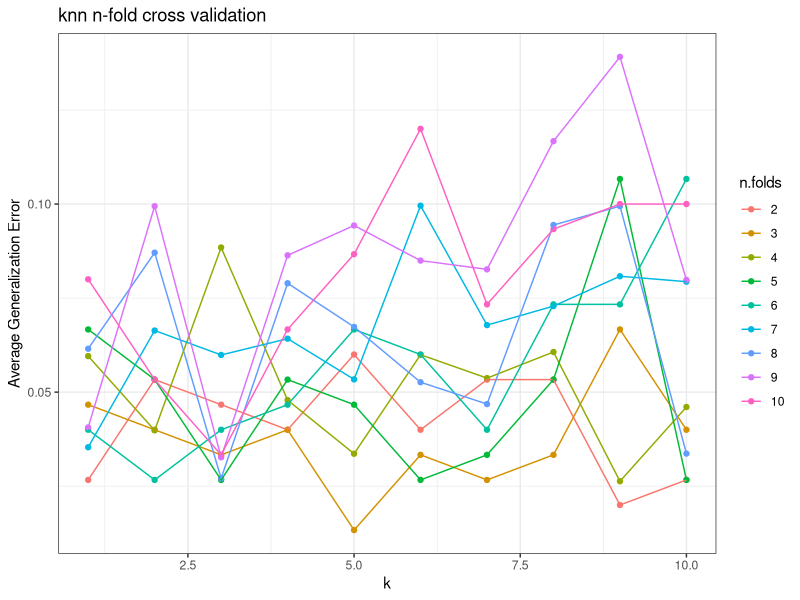

Write the R code that produced this figure.
library(class)
library(ggplot2)

#################################################
# Manual parameters and data load
#################################################

data <- iris                # create copy of iris dataframe

set.seed(1)         # initialize random seed for consistency
max.folds <- 10
max.k <- 10

#################################################
# Functions
#################################################

knn.wrapper <- function(testPartitionNum, k, dframe, labelcol) {
  labels <- dframe[, labelcol]    
  
  train.index <- which(dframe$partition.num != testPartitionNum)
  test.index <- which(dframe$partition.num == testPartitionNum)

  train.labels <- dframe[train.index, labelcol]      # extract training set labels
  test.labels <- dframe[test.index, labelcol]        # extract test set labels
    
  dframe[, labelcol] <- NULL                         # remove labels from feature set
  
  train.data <- dframe[train.index,]                 # perform train/test split
  test.data <- dframe[test.index,]                   # note use of neg index...different than Python!

  knn.fit <- knn(train = train.data,  # training set, not parition x
                 test = test.data,    # test set, partition x
                 cl = train.labels,   # true labels
                 k = k)               # number of NN to poll

  this.err <- sum(test.labels != knn.fit) / length(test.labels)    # gzn err
  
  cat('\n', 'Parameters: Test Partition = ', testPartitionNum, ', k = ', k, sep='')     # print params
  cat('\n', 'Error = ', this.err, sep='')     # print params
  print(table(test.labels, knn.fit))          # print confusion matrix   
  
  return(this.err)
}

knn.nfold <- function(n, k, dframe, labelcol) {
  # create n-fold partition of dataset
  # perform knn classification n times
  # n-fold generalization error = average over all iterations

  sampleSize <- nrow(data)     # total number of rows
  
  dframe <- dframe[sample(sampleSize),] # shuffle data
  dframe$partition.num <- rep(1:n, rep(ceiling(sampleSize/n), n))[1:sampleSize] # assign partitions; remainder is distributed to partitions ascending 
   
  avg.error <- mean(sapply(1:n, knn.wrapper, k=k, dframe=dframe, labelcol=labelcol))
  
  cat('\n AVERAGE GENERALIZATION ERROR (', k, ' nearest neighbor,', n, ' fold cross validation) = ', avg.error, '\n', sep='')
  return(avg.error)
}


#################################################
# Run knn with n-fold cross-validation for every combination of n and k
#################################################

nk <- expand.grid(n=2:max.folds, k=1:max.k) # data frame containing every combination of 2:max.folds and 1:max.k

results <- data.frame()       # initialize results object
results <- data.frame(n.folds = as.factor(nk$n), k = nk$k, avg.gzn.error = mapply(knn.nfold, nk$n, nk$k, dframe=list(data), labelcol="Species"))
print(results)

#################################################
# Plot average generalization error against k for every n-folds series 
#################################################

results.plot <- ggplot(results, aes(x=k, y=avg.gzn.error, color=n.folds)) 
results.plot <- results.plot + geom_point() + geom_line() + theme_bw() + ggtitle('knn n-fold cross validation') + xlab('k') + ylab('Average Generalization Error')
print(results.plot)
